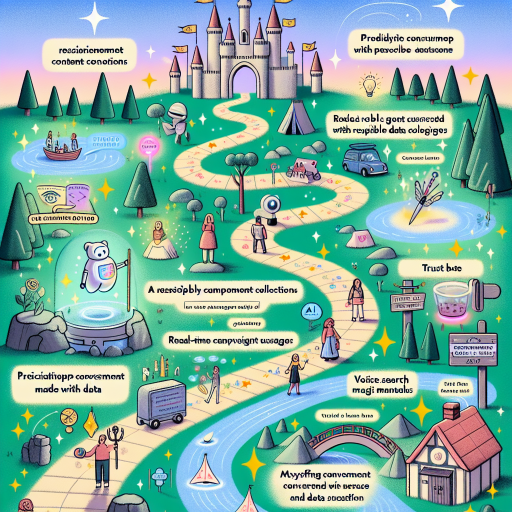
#> input picture generated_images/raw/img-1mjEOpBrlU6uCHzJvmKYCtDo.png, 1024 x 1024 px (shown at 1/2 size)
$ python -i image_pipeline.py   (imports and definitions only)
#> lines starting #> are read from the running program, lines starting #| are printed output that depends on the picture
import os
import requests
from PIL import Image
from io import BytesIO

def download_image(url: str, save_dir: str, filename: str = None) -> str:
    """Download image from URL and save locally. Returns saved file path."""
    if not os.path.exists(save_dir):
        os.makedirs(save_dir)
    if not filename:
        filename = os.path.basename(url.split('?')[0])
        if not filename.lower().endswith(('.png', '.jpg', '.jpeg', '.webp')):
            filename += '.png'
    save_path = os.path.join(save_dir, filename)
    response = requests.get(url)
    response.raise_for_status()
    with open(save_path, 'wb') as f:
        f.write(response.content)
    return save_path

def process_image(image_path: str, output_dir: str, resize: tuple = (1024, 1024), fmt: str = 'PNG') -> str:
    """Resize and convert image format. Returns processed file path."""
    if not os.path.exists(output_dir):
        os.makedirs(output_dir)
    img = Image.open(image_path)
    img = img.convert('RGB')
    img = img.resize(resize)
    base = os.path.splitext(os.path.basename(image_path))[0]
    out_path = os.path.join(output_dir, f"{base}_processed.{fmt.lower()}")
    img.save(out_path, fmt)
    return out_path

def pipeline(image_urls: list, save_dir: str, output_dir: str, resize: tuple = (1024, 1024), fmt: str = 'PNG') -> list:
    """Download, process, and store images from URLs. Returns list of processed file paths."""
    processed_files = []
    for url in image_urls:
        try:
            raw_path = download_image(url, save_dir)
            proc_path = process_image(raw_path, output_dir, resize, fmt)
            processed_files.append(proc_path)
        except Exception as e:
            print(f"Error processing {url}: {e}")
    return processed_files

>>> import cv2
>>> picture = cv2.imread('../../generated_images/raw/img-1mjEOpBrlU6uCHzJvmKYCtDo.png', cv2.IMREAD_GRAYSCALE)
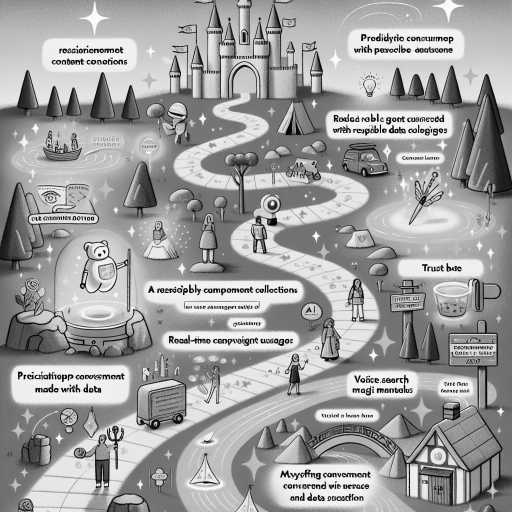
#> picture: shape (1024, 1024) (shown at 1/2 size); min 0, max 255, mean 159.3
>>> result = pipeline(picture, 'out.png', 'out1.png')
#> (printed output is left out)
